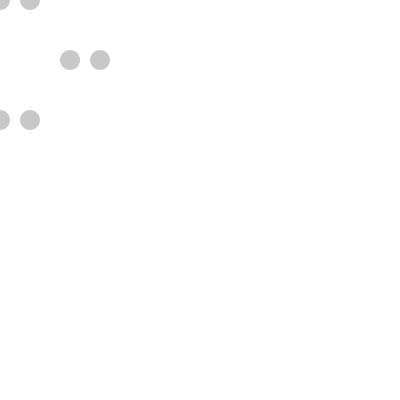
Frame 1 (no input)
Frame 60 (the mouse pressed at the canvas centre just before this capture): identical to frame 1, image omitted
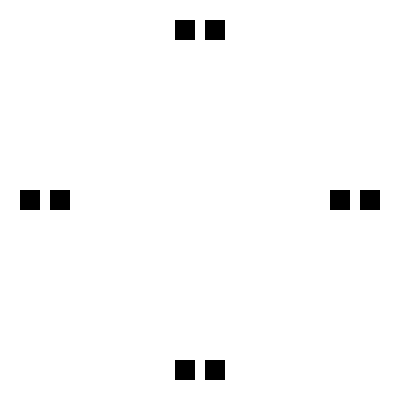
Frame 120 (the mouse held since frame 60 and released just before this capture)

The Processing sketch that drew these frames (run headless with seeded random() and noise(); from frame 60 on, the mouse is pressed at the canvas centre):

// Processing sketch: processing_60083
// ── processing_60083.pde

void setup(){
  size(400,400);
  smooth();
  
  noCursor();
  
  rectMode(CENTER);
background(255);  
}

void draw(){
  background(255);

if(mousePressed){
  fill(0);
    rect(30,200,20,20);
        rect(60,200,20,20);
        
            rect(340,200,20,20);
        rect(370,200,20,20);
        
             rect(185,30,20,20);
        rect(215,30,20,20);
        
               rect(185,370,20,20);
        rect(215,370,20,20);
   


}else{
  noStroke();
  fill(200);
  ellipse(mouseX,mouseY,20,20);
    ellipse(mouseX+30,mouseY,20,20);
    
      ellipse(mouseX+100,mouseY+60,20,20);
    ellipse(mouseX+70,mouseY+60,20,20);
    
          ellipse(mouseX-70,mouseY+60,20,20);
    ellipse(mouseX-40,mouseY+60,20,20);
    
              ellipse(mouseX,mouseY+120,20,20);
    ellipse(mouseX+30,mouseY+120,20,20);
}

}
